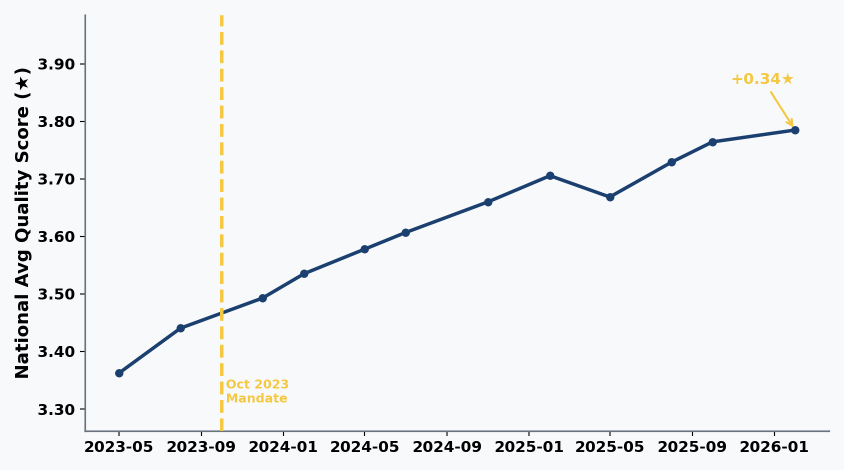
#> input picture slides_deck/assets/S11_quality_timeline_oct2023.png, 1687 x 940 px (shown at 1/2 size); its folder holds 5 pictures in this run; the run also reads 2 pictures not shown here
$ jupyter execute --allow-errors visual_for_slides.ipynb
#> lines starting #> are read from the running program, lines starting #| are printed output that depends on the picture
# Visual for Slides — AT3 Pitch Deck Chart Assets

**Purpose:** Produce 7 palette-locked PNG chart assets for the 11-slide AT3 pitch deck.

**What this notebook does:**
- Loads clean CSVs and the SA3 shapefile
- Enforces one palette (Navy / Teal / Gold / Red / Blue-lite) across all charts
- Exports each chart as a 1920×1080 PNG to `slides_deck/assets/`

**What this notebook does NOT do:**
- Callout text, annotation pins, arrows, CTA bands → those are added in Canva
- Screencaps of the running dashboard (S9 thumbnails, S10 dual choropleth) → capture separately
- Any chart for slides S1, S2, S9, S10 → those are text-only or dashboard screencaps

| Slide | Output file |
|-------|-------------|
| S3 | `S3_australia_silhouette.png` |
| S4 | `S4_choropleth_caregap_2024.png` |
| S5 | `S5_ownership_trend_12q.png` |
| S6 | `S6_funding_quality_scatter.png` |
| S7 | `S7_waitlist_top10_2024.png` |
| S8 | `S8_supply_divergence_indexed.png` |
| S11 | `S11_quality_timeline_oct2023.png` |

[cell 1]
import warnings
warnings.filterwarnings("ignore")

import pandas as pd
import numpy as np
import matplotlib
import matplotlib.pyplot as plt
import matplotlib.patches as mpatches
import matplotlib.colors as mcolors
from matplotlib.lines import Line2D
import geopandas as gpd
from pathlib import Path

print(f"pandas  {pd.__version__}")
print(f"geopandas {gpd.__version__}")
print(f"matplotlib {matplotlib.__version__}")

[cell 2]
REPO_ROOT  = Path(r"c:\Users\phamm\OneDrive\Documents\GitHub\dvn-at3-aged-care-gap")
DATA_CLEAN = REPO_ROOT / "data" / "clean"
DATA_RAW   = REPO_ROOT / "data" / "raw"
GEO_PATH   = DATA_RAW / "abs_geography" / "SA3_2021_AUST_GDA2020.shp"
OUTPUT_DIR = REPO_ROOT / "slides_deck" / "assets"
OUTPUT_DIR.mkdir(parents=True, exist_ok=True)

print(f"Output dir : {OUTPUT_DIR}")
print(f"Shapefile  : {'EXISTS' if GEO_PATH.exists() else 'MISSING — check path'}")

## Palette rationale

Each colour is assigned to a **semantic role**, not just a visual one. The same role must be the same colour across every chart in this notebook — that is what makes 7 separate charts read as one coherent deck.

| Colour | Hex | Role | Why |
|--------|-----|------|-----|
| Navy | `#1B3F6E` | Primary brand / axes / dark BG | Deck identity colour |
| Teal | `#00A79D` | Government / solution / action | Govt scores highest → solution accent |
| Gold | `#F5C842` | Annotation / mandate marker / highlight | All Oct 2023 vlines must be gold |
| Red | `#D94F3D` | For-profit / urgency / crisis threshold | Profit = crisis angle in this deck |
| Blue-mid | `#4A7FC1` | Not-for-profit | Between Teal (govt) and Red (profit), numerically and visually |
| Blue-lite | `#E3F1FA` | Soft chart background | Used on "solution" slides |
| Grey-axis | `#6B7280` | Gridlines, tick labels | Neutral — never competes with data |

**Typography:** `DejaVu Sans Bold` is the closest matplotlib-bundled substitute for Montserrat. The user will re-typograph headlines in Canva; chart axis labels in DejaVu Bold are consistent across all slides and platforms.

[cell 3]
PALETTE = {
    "navy":      "#1B3F6E",
    "teal":      "#00A79D",
    "gold":      "#F5C842",
    "red":       "#D94F3D",
    "blue_lite": "#E3F1FA",
    "blue_mid":  "#4A7FC1",
    "grey_axis": "#6B7280",
    "grey_bg":   "#F7F9FB",
}

# Org-type colour mapping (matches dashboard ORG_COLOURS)
ORG_COLORS = {
    "government":    PALETTE["teal"],
    "not_for_profit": PALETTE["blue_mid"],
    "profit":        PALETTE["red"],
}
ORG_LABELS = {
    "government":    "Government",
    "not_for_profit": "Not-for-profit",
    "profit":        "For-profit",
}

# Purpose column in star_ratings → normalised org_type
PURPOSE_MAP = {
    "not for profit": "not_for_profit",
    "for profit":     "profit",
    "government":     "government",
}

matplotlib.rcParams.update({
    "font.family":        "DejaVu Sans",
    "font.weight":        "bold",
    "axes.labelweight":   "bold",
    "axes.titleweight":   "bold",
    "axes.titlesize":     16,
    "axes.labelsize":     13,
    "xtick.labelsize":    11,
    "ytick.labelsize":    11,
    "axes.edgecolor":     PALETTE["grey_axis"],
    "axes.linewidth":     1.2,
    "axes.spines.top":    False,
    "axes.spines.right":  False,
    "figure.dpi":         150,
    "savefig.dpi":        200,
    "savefig.bbox":       "tight",
    "savefig.pad_inches": 0.15,
    "savefig.transparent": False,
    "figure.facecolor":   "white",
})

print("✓ Palette and rcParams configured")
print("  Org colours:", {k: v for k, v in ORG_COLORS.items()})

## Export helper

`export_png(fig, name)` enforces:
- **9.6 × 5.4 inches at dpi=200** → 1920×1080 pixels (exact 16:9 Canva slide background)
- `bbox_inches='tight'` + `pad_inches=0.15` → no stray whitespace
- Saves to `slides_deck/assets/<name>.png` and prints the file size

[cell 4]
def export_png(fig, name: str, width_in: float = 9.6, height_in: float = 5.4) -> Path:
    """Save fig to slides_deck/assets/<name>.png at 1920x1080 equivalent."""
    fig.set_size_inches(width_in, height_in)
    out = OUTPUT_DIR / f"{name}.png"
    fig.savefig(out, dpi=200, bbox_inches="tight", pad_inches=0.15,
                facecolor=fig.get_facecolor(), edgecolor="none")
    kb = out.stat().st_size // 1024
    print(f"  ✓  {out.name}  ({kb} kb)")
    return out

print("✓ export_png helper ready")

## Data loading

Six CSVs + the SA3 shapefile. Sanity assertions run immediately after load — if any fail, fix the data before proceeding.

#> (a cell that did not finish here is left out)

---
## S3 — Australia Silhouette (Hook slide)

**WHY this chart for S3:**
S3 asks "Where is the crisis worst?" and lets the audience answer wrong before flipping their intuition. A geographic silhouette — not a data chart — creates the flip in 2 seconds without any reading. The audience *sees* remote areas glowing gold (high quality) and cities bleeding red (crisis) before a single number is spoken.

**MUST show:**
- Outback / remote zones filled GOLD (MM6, MM7 = high quality)
- Four metro cores filled RED (MM1 = lowest quality)
- Australia continent shape recognisable
- Navy background (matches S3 slide background)

**MUST NOT:**
- Axes, ticks, gridlines, longitude/latitude
- Legend (explained verbally + in the dark inset text on the slide)
- State borders (distracts from the MM-band reading)
- MM2–MM5 distinction (they're grey — only the extremes matter here)

**Source:** `star_ratings_by_facility.csv` → mode `mmm_code` per SA3 → merge to shapefile

#> (a cell that did not finish here is left out)

---
## S4 — Choropleth: Care Gap Index 2024 (Map slide)

**WHY this chart for S4:**
S4 pays off the S3 hook with a precise quantitative map. The silhouette showed *which* areas are in crisis; this choropleth shows *how bad* each SA3 is. Unley's 2.78 Care Gap Index must be visible and annotated — it is the anchor number the speaker names first.

**MUST show:**
- Care Gap Index by SA3, 2024, using a Red → Light colour ramp (high = red/urgent)
- Unley (SA) annotated with value 2.78
- Legend (care gap scale)
- Continent-only crop, no ocean labels

**MUST NOT:**
- SA3 border lines heavy (use 0.1 linewidth — they clutter the map at this zoom)
- State labels (too much text for a 30s slide read)
- Streamlit chrome (this is a clean export)

**Source:** `master_sa3.csv` (2024, `care_gap_index`) + SA3 shapefile

#> (a cell that did not finish here is left out)

---
## S5 — Ownership Quality Trend (12 quarters, Correlation slide)

**WHY this chart for S5:**
The headline claim is "the 0.57-star gap has not moved in 12 quarters." A time-series line chart is the only visual that proves *stability* rather than a one-point snapshot. Three flat, parallel lines make the argument viscerally: there is no trend, no convergence, no improvement.

**MUST show:**
- Three lines: Government (teal), Not-for-profit (blue-mid), For-profit (red)
- October 2023 mandate vline in gold with label
- Y-axis starting around 3.2 (not 0 — to show the gap, not the scale)
- At least 10 distinct quarterly snapshots (May 2023 → Feb 2026)

**MUST NOT:**
- Confidence intervals / error bands (distract from the flat-gap story)
- Individual facility scatter (noise)
- Y-axis from 0 (makes the gap look tiny)

**Source:** `star_ratings_by_facility.csv` → Purpose → org_type → group by snapshot_date × org_type → mean quality_score

#> (a cell that did not finish here is left out)

---
## S6 — Funding vs Quality Scatter (Funding Paradox slide)

**WHY this chart for S6:**
The claim "2.6× more public money goes to the worst-quality type" is explosive. A scatter with 3 large bubbles (one per org type) — where the X-axis is funding, Y-axis is quality, and bubble size is number of facilities — makes the paradox immediate: the big-funded bubble is at the bottom-right corner.

**MUST show:**
- 3 bubbles only (Government teal, NFP blue-mid, For-profit red)
- X-axis: average government funding per facility ($M)
- Y-axis: average quality score (★)
- Bubble size: proportional to number of facilities (so the audience sees scale)
- Axis labels clear enough to read during the pitch (font 12+)

**MUST NOT:**
- A trendline (the story is the *gap*, not the correlation slope)
- Per-SA3 scatter dots (too many points, loses the 3-group message)
- Log scale on X (the 2.6× ratio must be visually obvious on a linear scale)

**Source:** `service_funding_by_facility.csv` (avg funding/facility by org_type) joined with `star_ratings_by_facility.csv` (avg quality by org_type)

#> (a cell that did not finish here is left out)

---
## S7 — Top-10 Waitlist Pressure (Human Cost slide)

**WHY this chart for S7:**
S7 is the Heart-String slide. Naming specific places makes the crisis human — not a national average, but a ranked list where the speaker can say "Central Highlands, Tasmania" out loud and point to the bar. The chart must be readable from the back row.

**MUST show:**
- Top-10 SA3s by waitlist_pressure, 2024 (high-needs HCP users per residential bed)
- Central Highlands TAS at the top of the chart (highest value)
- Red dashed crisis threshold at ratio = 1.0
- Value labels at end of each bar

**MUST NOT:**
- All 58 crisis zones (too crowded for a 30s slide)
- X-axis title "ratio" (the unit label on the axis is sufficient)
- Colour variation per bar (red for all → uniform urgency)

**Source:** `master_sa3.csv` (2024, `waitlist_pressure`) — pre-computed in the master

#> (a cell that did not finish here is left out)

---
## S8 — Supply Divergence Indexed 2019–2024 (Supply Failure slide)

**WHY this chart for S8:**
The headline claim is "we are not building too few beds nationally — we are building them in the wrong places." An indexed line chart (both lines start at 100 in 2019) makes the divergence undeniable in 2 seconds. The gold-shaded gap between lines IS the argument.

**MUST show:**
- Two lines: "58 crisis zones" (red, trending down) and "Rest of Australia" (teal, trending up)
- Both indexed to 2019 = 100
- Gold-shaded area between the two lines (labelled "supply divergence")
- Year labels on X-axis

**MUST NOT:**
- Raw bed counts (the *index* is what makes the 2.6× gap legible)
- Facility count overlay (a separate story — don't mix metrics)
- Lines starting from 0 (makes the divergence look tiny)

**Source:** `master_sa3.csv` → identify crisis SA3s (waitlist_pressure > 1.0 in 2024), then `service_supply_by_sa3.csv` grouped by year × crisis/rest → sum residential_places → index

#> (a cell that did not finish here is left out)

---
## S11 — National Quality Timeline (Verdict slide)

**WHY this chart for S11:**
S11 is the closing slide. It needs to show the mandate effect clearly (the step-change in quality after Oct 2023) but also set up the "better on paper, not in lives" message. The national avg quality line is the only chart that shows both the improvement (+0.25★) AND its limitations (outcomes flat). This is the chart that earns the CTA.

**MUST show:**
- National average quality score across all 12 quarterly snapshots
- Gold vertical line at Oct 2023 with label
- The post-mandate step-change (+0.25★) is visually obvious
- Y-axis cropped to show the gap clearly (start ≈ 3.2, not 0)

**MUST NOT:**
- Per-state lines (that's the Ch4 in-depth view — on this closing slide it's noise)
- Confidence bands (distracts from the clean step-change story)
- Sub-rating lines (quality_score is the single headline number here)

**Source:** `star_ratings_by_facility.csv` → group by snapshot_date → mean quality_score

#> (a cell that did not finish here is left out)

---
## Verification — Thumbnail Grid

Displays all exported PNGs side-by-side. Eyeball-check:
1. **Palette discipline** — only Navy / Teal / Gold / Red / Blue-lite / greys. No default matplotlib orange or blue.
2. **Crop** — no stray whitespace, no Streamlit chrome.
3. **File size** — each PNG printed above; anything > 3 MB may need DPI reduction.

If a chart fails the palette check, fix the code cell above and re-run only that cell + this one.

[cell 13]
from PIL import Image as PilImage

pngs = sorted(OUTPUT_DIR.glob("S*.png"))
print(f"Found {len(pngs)} chart PNGs in {OUTPUT_DIR}:")
for p in pngs:
    print(f"  {p.name}  ({p.stat().st_size // 1024} kb)")

if pngs:
    n_cols = 3
    n_rows = (len(pngs) + n_cols - 1) // n_cols
    fig, axes = plt.subplots(n_rows, n_cols, figsize=(18, n_rows * 4), facecolor="white")
    axes = np.array(axes).flatten()

    for ax, png in zip(axes, pngs):
        img = PilImage.open(png)
        ax.imshow(img)
        ax.set_title(png.stem, fontsize=8, pad=4)
        ax.axis("off")
#> this loop made 4 passes
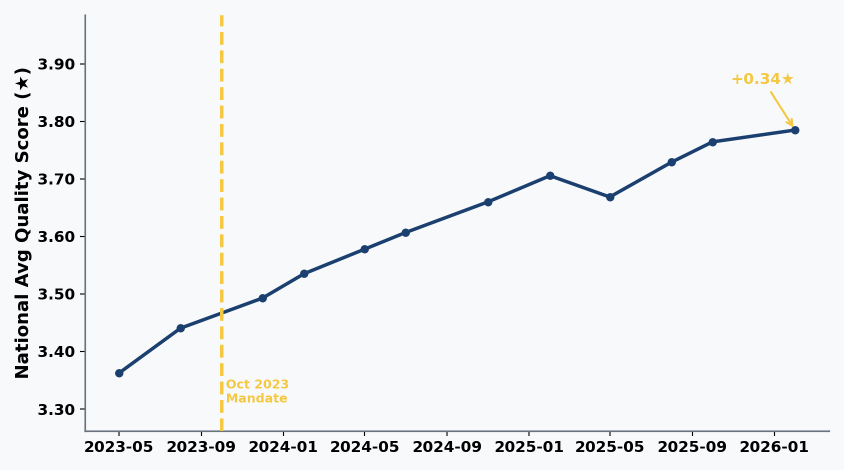
#> input picture slides_deck/assets/S11_quality_timeline_oct2023.png, 1687 x 940 px (shown at 1/2 size)
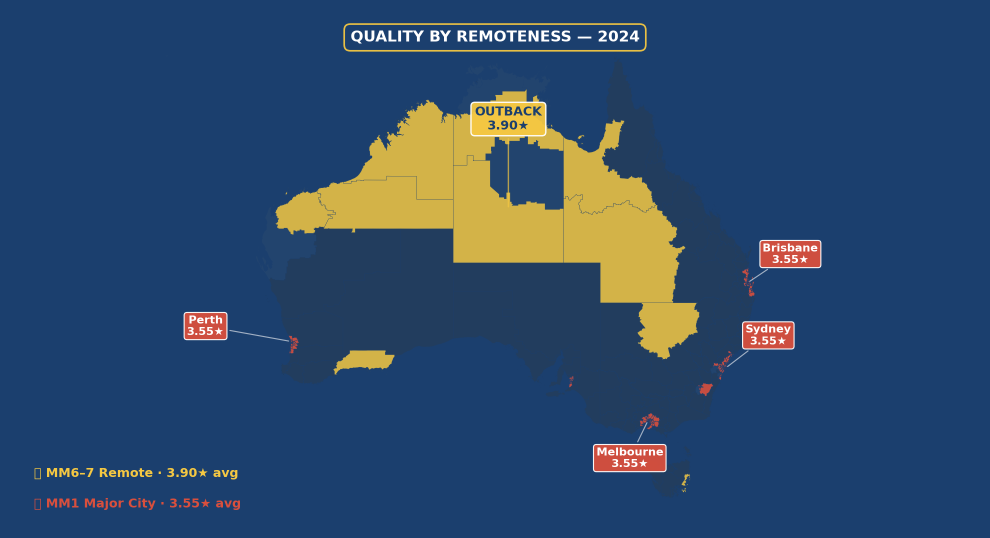
#> input picture slides_deck/assets/S3_australia_silhouette.png, 1980 x 1075 px (shown at 1/2 size)
#> pass 3, `img = PilImage.open(png)`:
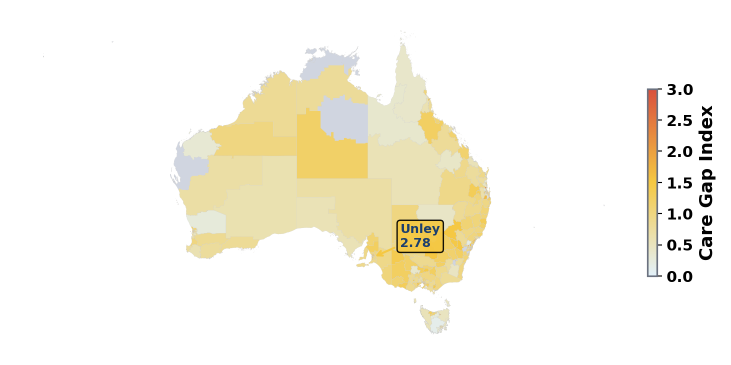
#> img: PIL image 1462x730 RGBA (shown at 1/2 size); mean R, G, B, A 248.5, 245.7, 235.2, 255

    for ax in axes[len(pngs):]:
        ax.axis("off")

    plt.tight_layout(pad=1.0)
    grid_path = OUTPUT_DIR / "_thumbnail_grid.png"
    plt.savefig(grid_path, dpi=80, bbox_inches="tight")
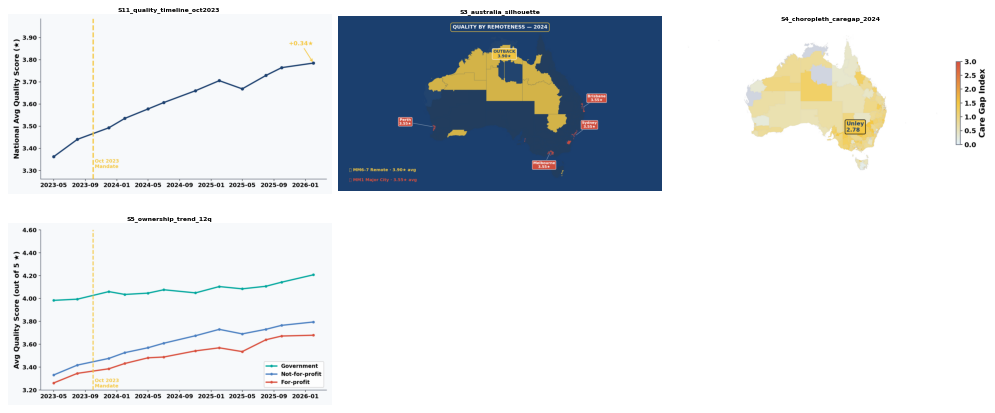
#> figure drawn by matplotlib, 4 panels
    print(f"\n✓ Thumbnail grid saved → {grid_path.name}")
    plt.show()
else:
    print("No PNGs found — run the chart cells above first.")
